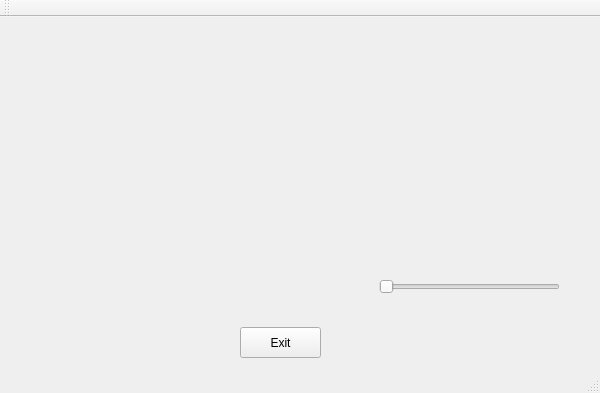
<?xml version="1.0" encoding="UTF-8"?>
<ui version="4.0">
 <class>MicrobitMatrixClass</class>
 <widget class="QMainWindow" name="MicrobitMatrixClass">
  <property name="geometry">
   <rect>
    <x>0</x>
    <y>0</y>
    <width>600</width>
    <height>393</height>
   </rect>
  </property>
  <property name="windowTitle">
   <string>MicrobitMatrix</string>
  </property>
  <widget class="QWidget" name="centralWidget">
   <widget class="QPushButton" name="pushButton">
    <property name="geometry">
     <rect>
      <x>240</x>
      <y>310</y>
      <width>81</width>
      <height>31</height>
     </rect>
    </property>
    <property name="text">
     <string>Exit</string>
    </property>
   </widget>
   <widget class="compass" name="widget" native="true">
    <property name="geometry">
     <rect>
      <x>339</x>
      <y>9</y>
      <width>251</width>
      <height>301</height>
     </rect>
    </property>
    <widget class="QSlider" name="horizontalSlider">
     <property name="geometry">
      <rect>
       <x>40</x>
       <y>250</y>
       <width>181</width>
       <height>22</height>
      </rect>
     </property>
     <property name="maximum">
      <number>360</number>
     </property>
     <property name="orientation">
      <enum>Qt::Horizontal</enum>
     </property>
    </widget>
   </widget>
  </widget>
  <widget class="QMenuBar" name="menuBar">
   <property name="geometry">
    <rect>
     <x>0</x>
     <y>0</y>
     <width>600</width>
     <height>21</height>
    </rect>
   </property>
  </widget>
  <widget class="QToolBar" name="mainToolBar">
   <attribute name="toolBarArea">
    <enum>TopToolBarArea</enum>
   </attribute>
   <attribute name="toolBarBreak">
    <bool>false</bool>
   </attribute>
  </widget>
  <widget class="QStatusBar" name="statusBar"/>
 </widget>
 <layoutdefault spacing="6" margin="11"/>
 <customwidgets>
  <customwidget>
   <class>compass</class>
   <extends>QWidget</extends>
   <header>compass.h</header>
   <container>1</container>
  </customwidget>
 </customwidgets>
 <resources>
  <include location="microbitmatrix.qrc"/>
 </resources>
 <connections/>
</ui>
